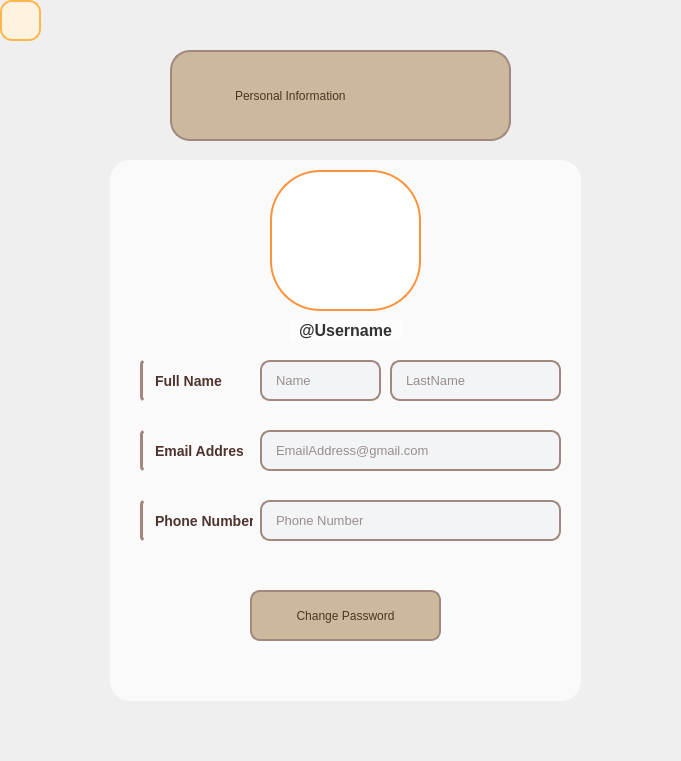
<?xml version="1.0" encoding="UTF-8"?>
<ui version="4.0">
 <class>profileadmin</class>
 <widget class="QWidget" name="profileadmin">
  <property name="geometry">
   <rect>
    <x>0</x>
    <y>0</y>
    <width>681</width>
    <height>761</height>
   </rect>
  </property>
  <property name="minimumSize">
   <size>
    <width>681</width>
    <height>761</height>
   </size>
  </property>
  <property name="maximumSize">
   <size>
    <width>681</width>
    <height>761</height>
   </size>
  </property>
  <property name="windowTitle">
   <string>Form</string>
  </property>
  <widget class="QLabel" name="label">
   <property name="geometry">
    <rect>
     <x>-10</x>
     <y>-20</y>
     <width>701</width>
     <height>781</height>
    </rect>
   </property>
   <property name="text">
    <string/>
   </property>
   <property name="pixmap">
    <pixmap resource="Source.qrc">:/ImageFolder/Profile.png</pixmap>
   </property>
   <property name="scaledContents">
    <bool>true</bool>
   </property>
  </widget>
  <widget class="QFrame" name="frame">
   <property name="geometry">
    <rect>
     <x>110</x>
     <y>160</y>
     <width>471</width>
     <height>541</height>
    </rect>
   </property>
   <property name="styleSheet">
    <string notr="true">QFrame {
    background-color: rgba(255, 255, 255, 0.7);
    border-radius: 20px;
}</string>
   </property>
   <property name="frameShape">
    <enum>QFrame::StyledPanel</enum>
   </property>
   <property name="frameShadow">
    <enum>QFrame::Raised</enum>
   </property>
   <widget class="QLineEdit" name="firstname_lineEdit_8">
    <property name="geometry">
     <rect>
      <x>150</x>
      <y>200</y>
      <width>121</width>
      <height>41</height>
     </rect>
    </property>
    <property name="styleSheet">
     <string notr="true">QLineEdit {
    background-color: #f3f4f6;       /* خاکستری خیلی روشن */
    border: 2px solid #a1887f;       /* قهوه‌ای ملایم */
    border-radius: 10px;             /* گوشه‌های منحنی */
    padding: 6px 12px;               /* فضای داخلی برای متن */
    font-size: 13px;
    color: #3e2723;                  /* متن قهوه‌ای تیره برای هماهنگی */
}

QLineEdit:focus {
    border: 2px solid #6d4c41;       /* قهوه‌ای تیره‌تر هنگام فوکوس */
    background-color: #ffffff;       /* سفید شدن پس‌زمینه */
}
</string>
    </property>
    <property name="placeholderText">
     <string>Name</string>
    </property>
   </widget>
   <widget class="QLabel" name="Fullname_label_8">
    <property name="geometry">
     <rect>
      <x>30</x>
      <y>200</y>
      <width>101</width>
      <height>41</height>
     </rect>
    </property>
    <property name="styleSheet">
     <string notr="true">QLabel {
    color: #4e342e;               /* قهوه‌ای تیره برای متن */
    font-size: 14px;              /* اندازه مناسب متن */
    font-weight: 500;             /* کمی بولد برای تأکید */
    font-family: 'Segoe UI';      /* فونت مدرن و هماهنگ */
    background-color: transparent;/* پس‌زمینه شفاف برای هماهنگی */
    padding: 4px 8px;             /* فاصله داخلی ملایم */
    border-left: 3px solid #a1887f; /* خط باریک قهوه‌ای در چپ برای زیبایی */
    border-radius: 4px;           /* کمی انحنا */
}
</string>
    </property>
    <property name="text">
     <string>Full Name</string>
    </property>
   </widget>
   <widget class="QLabel" name="EmailAdress_label_8">
    <property name="geometry">
     <rect>
      <x>30</x>
      <y>270</y>
      <width>111</width>
      <height>41</height>
     </rect>
    </property>
    <property name="styleSheet">
     <string notr="true">QLabel {
    color: #4e342e;               /* قهوه‌ای تیره برای متن */
    font-size: 14px;              /* اندازه مناسب متن */
    font-weight: 500;             /* کمی بولد برای تأکید */
    font-family: 'Segoe UI';      /* فونت مدرن و هماهنگ */
    background-color: transparent;/* پس‌زمینه شفاف برای هماهنگی */
    padding: 4px 8px;             /* فاصله داخلی ملایم */
    border-left: 3px solid #a1887f; /* خط باریک قهوه‌ای در چپ برای زیبایی */
    border-radius: 4px;           /* کمی انحنا */
}
</string>
    </property>
    <property name="text">
     <string>Email Address</string>
    </property>
   </widget>
   <widget class="QLineEdit" name="lastname_lineEdit_8">
    <property name="geometry">
     <rect>
      <x>280</x>
      <y>200</y>
      <width>171</width>
      <height>41</height>
     </rect>
    </property>
    <property name="styleSheet">
     <string notr="true">QLineEdit {
    background-color: #f3f4f6;       /* خاکستری خیلی روشن */
    border: 2px solid #a1887f;       /* قهوه‌ای ملایم */
    border-radius: 10px;             /* گوشه‌های منحنی */
    padding: 6px 12px;               /* فضای داخلی برای متن */
    font-size: 13px;
    color: #3e2723;                  /* متن قهوه‌ای تیره برای هماهنگی */
}

QLineEdit:focus {
    border: 2px solid #6d4c41;       /* قهوه‌ای تیره‌تر هنگام فوکوس */
    background-color: #ffffff;       /* سفید شدن پس‌زمینه */
}
</string>
    </property>
    <property name="placeholderText">
     <string>LastName</string>
    </property>
   </widget>
   <widget class="QLineEdit" name="Email_lineEdit_8">
    <property name="geometry">
     <rect>
      <x>150</x>
      <y>270</y>
      <width>301</width>
      <height>41</height>
     </rect>
    </property>
    <property name="styleSheet">
     <string notr="true">QLineEdit {
    background-color: #f3f4f6;       /* خاکستری خیلی روشن */
    border: 2px solid #a1887f;       /* قهوه‌ای ملایم */
    border-radius: 10px;             /* گوشه‌های منحنی */
    padding: 6px 12px;               /* فضای داخلی برای متن */
    font-size: 13px;
    color: #3e2723;                  /* متن قهوه‌ای تیره برای هماهنگی */
}

QLineEdit:focus {
    border: 2px solid #6d4c41;       /* قهوه‌ای تیره‌تر هنگام فوکوس */
    background-color: #ffffff;       /* سفید شدن پس‌زمینه */
}
</string>
    </property>
    <property name="placeholderText">
     <string>EmailAddress@gmail.com</string>
    </property>
   </widget>
   <widget class="QLabel" name="PhoneNumber_label_8">
    <property name="geometry">
     <rect>
      <x>30</x>
      <y>340</y>
      <width>121</width>
      <height>41</height>
     </rect>
    </property>
    <property name="styleSheet">
     <string notr="true">QLabel {
    color: #4e342e;               /* قهوه‌ای تیره برای متن */
    font-size: 14px;              /* اندازه مناسب متن */
    font-weight: 500;             /* کمی بولد برای تأکید */
    font-family: 'Segoe UI';      /* فونت مدرن و هماهنگ */
    background-color: transparent;/* پس‌زمینه شفاف برای هماهنگی */
    padding: 4px 8px;             /* فاصله داخلی ملایم */
    border-left: 3px solid #a1887f; /* خط باریک قهوه‌ای در چپ برای زیبایی */
    border-radius: 4px;           /* کمی انحنا */
}
</string>
    </property>
    <property name="text">
     <string>Phone Number</string>
    </property>
   </widget>
   <widget class="QLineEdit" name="Phone_lineEdit_8">
    <property name="geometry">
     <rect>
      <x>150</x>
      <y>340</y>
      <width>301</width>
      <height>41</height>
     </rect>
    </property>
    <property name="styleSheet">
     <string notr="true">QLineEdit {
    background-color: #f3f4f6;       /* خاکستری خیلی روشن */
    border: 2px solid #a1887f;       /* قهوه‌ای ملایم */
    border-radius: 10px;             /* گوشه‌های منحنی */
    padding: 6px 12px;               /* فضای داخلی برای متن */
    font-size: 13px;
    color: #3e2723;                  /* متن قهوه‌ای تیره برای هماهنگی */
}

QLineEdit:focus {
    border: 2px solid #6d4c41;       /* قهوه‌ای تیره‌تر هنگام فوکوس */
    background-color: #ffffff;       /* سفید شدن پس‌زمینه */
}
</string>
    </property>
    <property name="placeholderText">
     <string>Phone Number</string>
    </property>
   </widget>
   <widget class="QPushButton" name="changepassword_pushButton_8">
    <property name="geometry">
     <rect>
      <x>140</x>
      <y>430</y>
      <width>191</width>
      <height>51</height>
     </rect>
    </property>
    <property name="styleSheet">
     <string notr="true">QPushButton {
                background-color: #CBB89D;
                color: #4B3621;
                border: 2px solid #A1887F;
                border-radius: 10px;
                padding: 6px 12px;
                font: bold 14px &quot;Segoe UI&quot;;
            }
            QPushButton:hover {
                background-color: #EAD8BD;
            }
</string>
    </property>
    <property name="text">
     <string>Change Password</string>
    </property>
   </widget>
   <widget class="QLabel" name="image_profile_label_8">
    <property name="geometry">
     <rect>
      <x>160</x>
      <y>10</y>
      <width>151</width>
      <height>141</height>
     </rect>
    </property>
    <property name="styleSheet">
     <string notr="true">QLabel {
    background-color: white;             /* پس‌زمینه سفید */
    border: 2px solid #fb923c;           /* کادر نارنجی */
    border-radius: 50px;                 /* گوشه‌ها گرد */
    padding: 5px;                        /* فاصله بین عکس و کادر */
}
</string>
    </property>
    <property name="text">
     <string/>
    </property>
    <property name="pixmap">
     <pixmap resource="Source.qrc">:/ImageFolder/Mardak.png</pixmap>
    </property>
    <property name="scaledContents">
     <bool>true</bool>
    </property>
   </widget>
   <widget class="QLabel" name="username_label_8">
    <property name="geometry">
     <rect>
      <x>180</x>
      <y>160</y>
      <width>111</width>
      <height>21</height>
     </rect>
    </property>
    <property name="styleSheet">
     <string notr="true">QLabel {
    border: none;
    font-weight: bold;
    font-size: 16px;  /* یا مثلاً 18px برای بزرگ‌تر */
    color: #333333;   /* رنگ دلخواه - می‌تونی سفید، مشکی یا خاکستری ملایم انتخاب کنی */
}
</string>
    </property>
    <property name="text">
     <string>@Username</string>
    </property>
    <property name="alignment">
     <set>Qt::AlignCenter</set>
    </property>
   </widget>
  </widget>
  <widget class="QLabel" name="Profile_label">
   <property name="geometry">
    <rect>
     <x>170</x>
     <y>50</y>
     <width>341</width>
     <height>91</height>
    </rect>
   </property>
   <property name="styleSheet">
    <string notr="true">QLabel {
    background-color: #CBB89D;
    color: #4B3621;
    border: 2px solid #A1887F;
    border-radius: 20px;
    padding: 6px 60px;
    font: bold 20px &quot;Segoe UI&quot;;
}
</string>
   </property>
   <property name="text">
    <string>Personal Information</string>
   </property>
  </widget>
  <widget class="QPushButton" name="back_pushButton">
   <property name="geometry">
    <rect>
     <x>0</x>
     <y>0</y>
     <width>41</width>
     <height>41</height>
    </rect>
   </property>
   <property name="styleSheet">
    <string notr="true">QPushButton#back_pushButton {
    background-color: #FFF3E0;               /* کرم روشن */
    color: #FF5722;                          /* متن نارنجی */
    font: bold 10pt &quot;Segoe UI&quot;;
    border: 2px solid #FFB74D;
    border-radius: 12px;
    padding: 6px 12px;
    icon-size: 18px 18px;                   /* اندازه آیکون */
}

QPushButton#back_pushButton:hover {
    background-color: #FFE0B2;               /* روشن‌تر هنگام هاور */
    color: #E64A19;                          /* متن تیره‌تر */
    border: 2px solid #FFA726;
}
</string>
   </property>
   <property name="text">
    <string/>
   </property>
   <property name="icon">
    <iconset resource="Source.qrc">
     <normaloff>:/ImageFolder/Back.png</normaloff>:/ImageFolder/Back.png</iconset>
   </property>
  </widget>
 </widget>
 <resources>
  <include location="Source.qrc"/>
 </resources>
 <connections/>
</ui>
